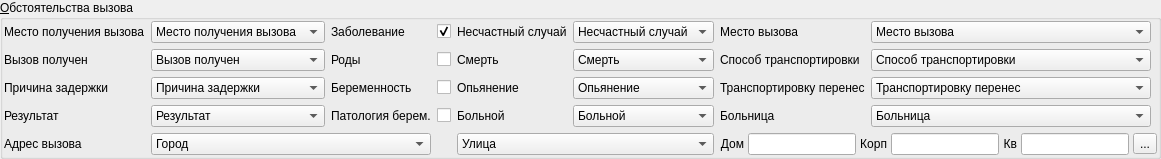
          <widget class="QGroupBox" name="grpActions">
           <property name="title">
            <string>&amp;Обстоятельства вызова</string>
           </property>
           <layout class="QGridLayout" name="gridLayout_7">
            <property name="margin">
             <number>1</number>
            </property>
            <property name="spacing">
             <number>6</number>
            </property>
            <item row="0" column="0">
             <widget class="QLabel" name="lblPlaceReceptionCall">
              <property name="text">
               <string>Место получения вызова</string>
              </property>
              <property name="alignment">
               <set>Qt::AlignLeading|Qt::AlignLeft|Qt::AlignVCenter</set>
              </property>
              <property name="buddy">
               <cstring>cmbPlaceReceptionCall</cstring>
              </property>
             </widget>
            </item>
            <item row="0" column="1">
             <widget class="CRBComboBox" name="cmbPlaceReceptionCall">
              <property name="sizePolicy">
               <sizepolicy hsizetype="Expanding" vsizetype="Fixed">
                <horstretch>0</horstretch>
                <verstretch>0</verstretch>
               </sizepolicy>
              </property>
              <item>
               <property name="text">
                <string>Место получения вызова</string>
               </property>
              </item>
             </widget>
            </item>
            <item row="0" column="2">
             <widget class="QLabel" name="lblDisease">
              <property name="text">
               <string>Заболевание</string>
              </property>
              <property name="buddy">
               <cstring>chkDisease</cstring>
              </property>
             </widget>
            </item>
            <item row="0" column="3">
             <widget class="QCheckBox" name="chkDisease">
              <property name="sizePolicy">
               <sizepolicy hsizetype="Expanding" vsizetype="Fixed">
                <horstretch>0</horstretch>
                <verstretch>0</verstretch>
               </sizepolicy>
              </property>
              <property name="layoutDirection">
               <enum>Qt::LeftToRight</enum>
              </property>
              <property name="text">
               <string/>
              </property>
              <property name="checked">
               <bool>true</bool>
              </property>
             </widget>
            </item>
            <item row="1" column="0">
             <widget class="QLabel" name="lblReceivedCall">
              <property name="text">
               <string>Вызов получен</string>
              </property>
              <property name="alignment">
               <set>Qt::AlignLeading|Qt::AlignLeft|Qt::AlignVCenter</set>
              </property>
              <property name="buddy">
               <cstring>cmbReceivedCall</cstring>
              </property>
             </widget>
            </item>
            <item row="1" column="1">
             <widget class="CRBComboBox" name="cmbReceivedCall">
              <property name="sizePolicy">
               <sizepolicy hsizetype="Expanding" vsizetype="Fixed">
                <horstretch>0</horstretch>
                <verstretch>0</verstretch>
               </sizepolicy>
              </property>
              <item>
               <property name="text">
                <string>Вызов получен</string>
               </property>
              </item>
             </widget>
            </item>
            <item row="1" column="2">
             <widget class="QLabel" name="lblBirth">
              <property name="text">
               <string>Роды</string>
              </property>
              <property name="buddy">
               <cstring>chkBirth</cstring>
              </property>
             </widget>
            </item>
            <item row="1" column="3">
             <widget class="QCheckBox" name="chkBirth">
              <property name="sizePolicy">
               <sizepolicy hsizetype="Expanding" vsizetype="Fixed">
                <horstretch>0</horstretch>
                <verstretch>0</verstretch>
               </sizepolicy>
              </property>
              <property name="text">
               <string/>
              </property>
             </widget>
            </item>
            <item row="3" column="0">
             <widget class="QLabel" name="lblReasondDelays">
              <property name="text">
               <string>Причина задержки</string>
              </property>
              <property name="alignment">
               <set>Qt::AlignLeading|Qt::AlignLeft|Qt::AlignVCenter</set>
              </property>
              <property name="buddy">
               <cstring>cmbReasondDelays</cstring>
              </property>
             </widget>
            </item>
            <item row="3" column="1">
             <widget class="CRBComboBox" name="cmbReasondDelays">
              <property name="sizePolicy">
               <sizepolicy hsizetype="Expanding" vsizetype="Fixed">
                <horstretch>0</horstretch>
                <verstretch>0</verstretch>
               </sizepolicy>
              </property>
              <item>
               <property name="text">
                <string>Причина задержки</string>
               </property>
              </item>
             </widget>
            </item>
            <item row="4" column="0">
             <widget class="QLabel" name="lblResultCircumstanceCall">
              <property name="text">
               <string>Результат</string>
              </property>
              <property name="alignment">
               <set>Qt::AlignLeading|Qt::AlignLeft|Qt::AlignVCenter</set>
              </property>
              <property name="buddy">
               <cstring>cmbResultCircumstanceCall</cstring>
              </property>
             </widget>
            </item>
            <item row="4" column="1">
             <widget class="CRBComboBox" name="cmbResultCircumstanceCall">
              <property name="sizePolicy">
               <sizepolicy hsizetype="Expanding" vsizetype="Fixed">
                <horstretch>0</horstretch>
                <verstretch>0</verstretch>
               </sizepolicy>
              </property>
              <item>
               <property name="text">
                <string>Результат</string>
               </property>
              </item>
             </widget>
            </item>
            <item row="6" column="0">
             <widget class="QLabel" name="lblAddressCall">
              <property name="text">
               <string>Адрес вызова</string>
              </property>
             </widget>
            </item>
            <item row="6" column="4" colspan="2">
             <widget class="CStreetComboBox" name="cmbLocStreet">
              <property name="sizePolicy">
               <sizepolicy hsizetype="Expanding" vsizetype="Fixed">
                <horstretch>0</horstretch>
                <verstretch>0</verstretch>
               </sizepolicy>
              </property>
              <item>
               <property name="text">
                <string>Улица</string>
               </property>
              </item>
             </widget>
            </item>
            <item row="6" column="6" colspan="3">
             <layout class="QHBoxLayout" name="horizontalLayout_10">
              <property name="spacing">
               <number>4</number>
              </property>
              <item>
               <widget class="QLabel" name="lblHouse">
                <property name="text">
                 <string>Дом</string>
                </property>
                <property name="alignment">
                 <set>Qt::AlignRight|Qt::AlignTrailing|Qt::AlignVCenter</set>
                </property>
                <property name="buddy">
                 <cstring>edtLocHouse</cstring>
                </property>
               </widget>
              </item>
              <item>
               <widget class="QLineEdit" name="edtLocHouse">
                <property name="maxLength">
                 <number>10</number>
                </property>
               </widget>
              </item>
              <item>
               <widget class="QLabel" name="lblBuilding">
                <property name="text">
                 <string>Корп</string>
                </property>
                <property name="alignment">
                 <set>Qt::AlignRight|Qt::AlignTrailing|Qt::AlignVCenter</set>
                </property>
                <property name="buddy">
                 <cstring>edtLocCorpus</cstring>
                </property>
               </widget>
              </item>
              <item>
               <widget class="QLineEdit" name="edtLocCorpus">
                <property name="maxLength">
                 <number>10</number>
                </property>
               </widget>
              </item>
              <item>
               <widget class="QLabel" name="lblFlat">
                <property name="text">
                 <string>Кв</string>
                </property>
                <property name="alignment">
                 <set>Qt::AlignRight|Qt::AlignTrailing|Qt::AlignVCenter</set>
                </property>
                <property name="buddy">
                 <cstring>edtLocFlat</cstring>
                </property>
               </widget>
              </item>
              <item>
               <widget class="QLineEdit" name="edtLocFlat">
                <property name="maxLength">
                 <number>10</number>
                </property>
               </widget>
              </item>
              <item>
               <widget class="QToolButton" name="btnLocHouseList">
                <property name="text">
                 <string>...</string>
                </property>
               </widget>
              </item>
             </layout>
            </item>
            <item row="4" column="2">
             <widget class="QLabel" name="lblPregnancyFailure">
              <property name="text">
               <string>Патология берем.</string>
              </property>
              <property name="buddy">
               <cstring>chkPregnancyFailure</cstring>
              </property>
             </widget>
            </item>
            <item row="4" column="3">
             <widget class="QCheckBox" name="chkPregnancyFailure">
              <property name="sizePolicy">
               <sizepolicy hsizetype="Expanding" vsizetype="Fixed">
                <horstretch>0</horstretch>
                <verstretch>0</verstretch>
               </sizepolicy>
              </property>
              <property name="text">
               <string/>
              </property>
             </widget>
            </item>
            <item row="3" column="3">
             <widget class="QCheckBox" name="chkPregnancy">
              <property name="text">
               <string/>
              </property>
             </widget>
            </item>
            <item row="3" column="2">
             <widget class="QLabel" name="lblPregnancy">
              <property name="text">
               <string>Беременность</string>
              </property>
             </widget>
            </item>
            <item row="4" column="7">
             <widget class="COrgComboBox" name="cmbOrgId">
              <property name="sizePolicy">
               <sizepolicy hsizetype="Expanding" vsizetype="Fixed">
                <horstretch>0</horstretch>
                <verstretch>0</verstretch>
               </sizepolicy>
              </property>
              <item>
               <property name="text">
                <string>Больница</string>
               </property>
              </item>
             </widget>
            </item>
            <item row="3" column="7">
             <widget class="CRBComboBox" name="cmbTransferredTransportation">
              <property name="sizePolicy">
               <sizepolicy hsizetype="Expanding" vsizetype="Fixed">
                <horstretch>0</horstretch>
                <verstretch>0</verstretch>
               </sizepolicy>
              </property>
              <item>
               <property name="text">
                <string>Транспортировку перенес</string>
               </property>
              </item>
             </widget>
            </item>
            <item row="4" column="6">
             <widget class="QLabel" name="lblOrgId">
              <property name="text">
               <string>Больница</string>
              </property>
             </widget>
            </item>
            <item row="3" column="6">
             <widget class="QLabel" name="lblTransferredTransportation">
              <property name="text">
               <string>Транспортировку перенес</string>
              </property>
              <property name="alignment">
               <set>Qt::AlignLeading|Qt::AlignLeft|Qt::AlignVCenter</set>
              </property>
              <property name="buddy">
               <cstring>cmbTransferredTransportation</cstring>
              </property>
             </widget>
            </item>
            <item row="1" column="6">
             <widget class="QLabel" name="lblMethodTransportation">
              <property name="text">
               <string>Способ транспортировки</string>
              </property>
              <property name="alignment">
               <set>Qt::AlignLeading|Qt::AlignLeft|Qt::AlignVCenter</set>
              </property>
              <property name="buddy">
               <cstring>cmbMethodTransportation</cstring>
              </property>
             </widget>
            </item>
            <item row="1" column="7">
             <widget class="CRBComboBox" name="cmbMethodTransportation">
              <property name="sizePolicy">
               <sizepolicy hsizetype="Expanding" vsizetype="Fixed">
                <horstretch>0</horstretch>
                <verstretch>0</verstretch>
               </sizepolicy>
              </property>
              <item>
               <property name="text">
                <string>Способ транспортировки</string>
               </property>
              </item>
             </widget>
            </item>
            <item row="0" column="7">
             <widget class="CRBComboBox" name="cmbPlaceCall">
              <property name="sizePolicy">
               <sizepolicy hsizetype="Expanding" vsizetype="Fixed">
                <horstretch>0</horstretch>
                <verstretch>0</verstretch>
               </sizepolicy>
              </property>
              <item>
               <property name="text">
                <string>Место вызова</string>
               </property>
              </item>
             </widget>
            </item>
            <item row="0" column="6">
             <widget class="QLabel" name="lblPlaceCall">
              <property name="text">
               <string>Место вызова</string>
              </property>
              <property name="alignment">
               <set>Qt::AlignLeading|Qt::AlignLeft|Qt::AlignVCenter</set>
              </property>
              <property name="buddy">
               <cstring>cmbPlaceCall</cstring>
              </property>
             </widget>
            </item>
            <item row="4" column="5">
             <widget class="CRBComboBox" name="cmbDiseased">
              <property name="sizePolicy">
               <sizepolicy hsizetype="Expanding" vsizetype="Fixed">
                <horstretch>0</horstretch>
                <verstretch>0</verstretch>
               </sizepolicy>
              </property>
              <item>
               <property name="text">
                <string>Больной</string>
               </property>
              </item>
             </widget>
            </item>
            <item row="3" column="5">
             <widget class="CRBComboBox" name="cmbEbriety">
              <property name="sizePolicy">
               <sizepolicy hsizetype="Expanding" vsizetype="Fixed">
                <horstretch>0</horstretch>
                <verstretch>0</verstretch>
               </sizepolicy>
              </property>
              <property name="sizeAdjustPolicy">
               <enum>QComboBox::AdjustToContentsOnFirstShow</enum>
              </property>
              <item>
               <property name="text">
                <string>Опьянение</string>
               </property>
              </item>
             </widget>
            </item>
            <item row="1" column="5">
             <widget class="CRBComboBox" name="cmbDeath">
              <property name="sizePolicy">
               <sizepolicy hsizetype="Expanding" vsizetype="Fixed">
                <horstretch>0</horstretch>
                <verstretch>0</verstretch>
               </sizepolicy>
              </property>
              <item>
               <property name="text">
                <string>Смерть</string>
               </property>
              </item>
             </widget>
            </item>
            <item row="0" column="5">
             <widget class="CRBComboBox" name="cmbAccident">
              <property name="sizePolicy">
               <sizepolicy hsizetype="Expanding" vsizetype="Fixed">
                <horstretch>0</horstretch>
                <verstretch>0</verstretch>
               </sizepolicy>
              </property>
              <item>
               <property name="text">
                <string>Несчастный случай</string>
               </property>
              </item>
             </widget>
            </item>
            <item row="4" column="4">
             <widget class="QLabel" name="lblDiseased">
              <property name="text">
               <string>Больной</string>
              </property>
              <property name="alignment">
               <set>Qt::AlignLeading|Qt::AlignLeft|Qt::AlignVCenter</set>
              </property>
              <property name="buddy">
               <cstring>cmbDiseased</cstring>
              </property>
             </widget>
            </item>
            <item row="3" column="4">
             <widget class="QLabel" name="lblEbriety">
              <property name="text">
               <string>Опьянение</string>
              </property>
              <property name="alignment">
               <set>Qt::AlignLeading|Qt::AlignLeft|Qt::AlignVCenter</set>
              </property>
              <property name="buddy">
               <cstring>cmbEbriety</cstring>
              </property>
             </widget>
            </item>
            <item row="1" column="4">
             <widget class="QLabel" name="lblDeath">
              <property name="text">
               <string>Смерть</string>
              </property>
              <property name="alignment">
               <set>Qt::AlignLeading|Qt::AlignLeft|Qt::AlignVCenter</set>
              </property>
              <property name="buddy">
               <cstring>cmbDeath</cstring>
              </property>
             </widget>
            </item>
            <item row="0" column="4">
             <widget class="QLabel" name="lblAccident">
              <property name="text">
               <string>Несчастный случай</string>
              </property>
              <property name="alignment">
               <set>Qt::AlignLeading|Qt::AlignLeft|Qt::AlignVCenter</set>
              </property>
              <property name="buddy">
               <cstring>cmbAccident</cstring>
              </property>
             </widget>
            </item>
            <item row="6" column="1" colspan="2">
             <widget class="CKLADRComboBox" name="cmbLocCity">
              <property name="sizePolicy">
               <sizepolicy hsizetype="Expanding" vsizetype="Fixed">
                <horstretch>0</horstretch>
                <verstretch>0</verstretch>
               </sizepolicy>
              </property>
              <item>
               <property name="text">
                <string>Город</string>
               </property>
              </item>
             </widget>
            </item>
           </layout>
          </widget>
